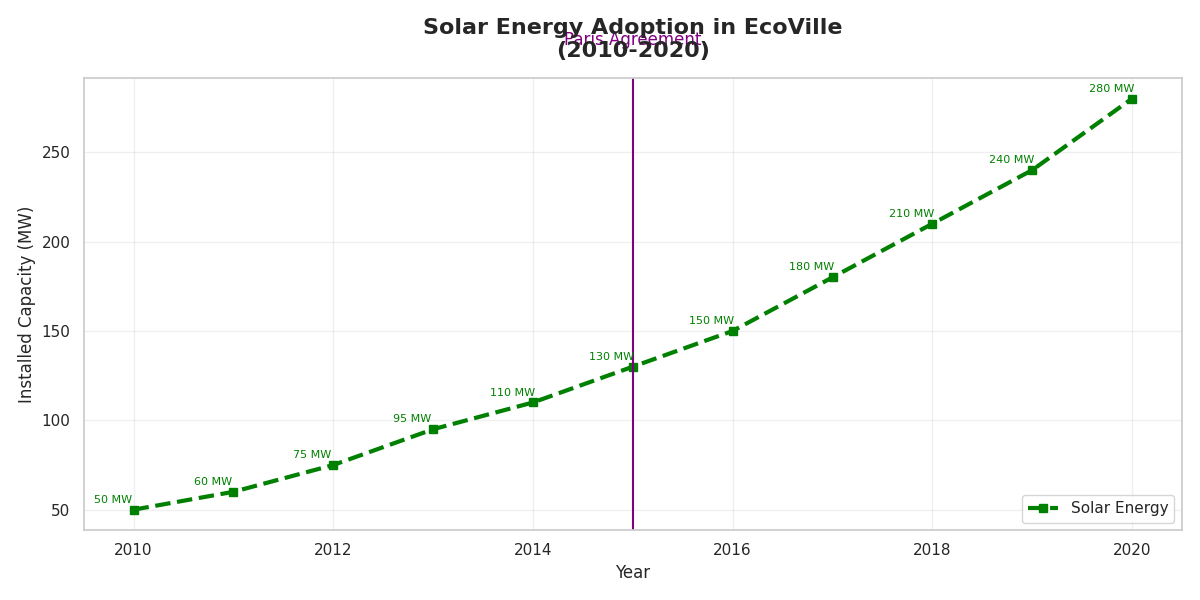

The script that drew this image:
import matplotlib.pyplot as plt
import numpy as np

years = np.arange(2010, 2021)
solar_capacity = np.array([50, 60, 75, 95, 110, 130, 150, 180, 210, 240, 280])

plt.figure(figsize=(12, 6))

# Randomly altered stylistic elements in the plot
plt.plot(years, solar_capacity, marker='s', linestyle='--', color='green', label='Solar Energy', linewidth=3)

for i, (x, y) in enumerate(zip(years, solar_capacity)):
    plt.annotate(f'{y} MW', (x, y), textcoords="offset points", xytext=(-15, 5), ha='center', fontsize=8, color='green')

plt.title('Solar Energy Adoption in EcoVille\n(2010-2020)', fontsize=16, fontweight='bold', pad=15)
plt.xlabel('Year', fontsize=12)
plt.ylabel('Installed Capacity (MW)', fontsize=12)

plt.legend(loc='lower right', frameon=True)
plt.grid(True, linestyle='-', alpha=0.3)

plt.axvline(x=2015, color='purple', linestyle='-', linewidth=1.5)
plt.text(2015, max(solar_capacity) + 30, 'Paris Agreement', ha='center', color='purple')

plt.tight_layout()
plt.show()
